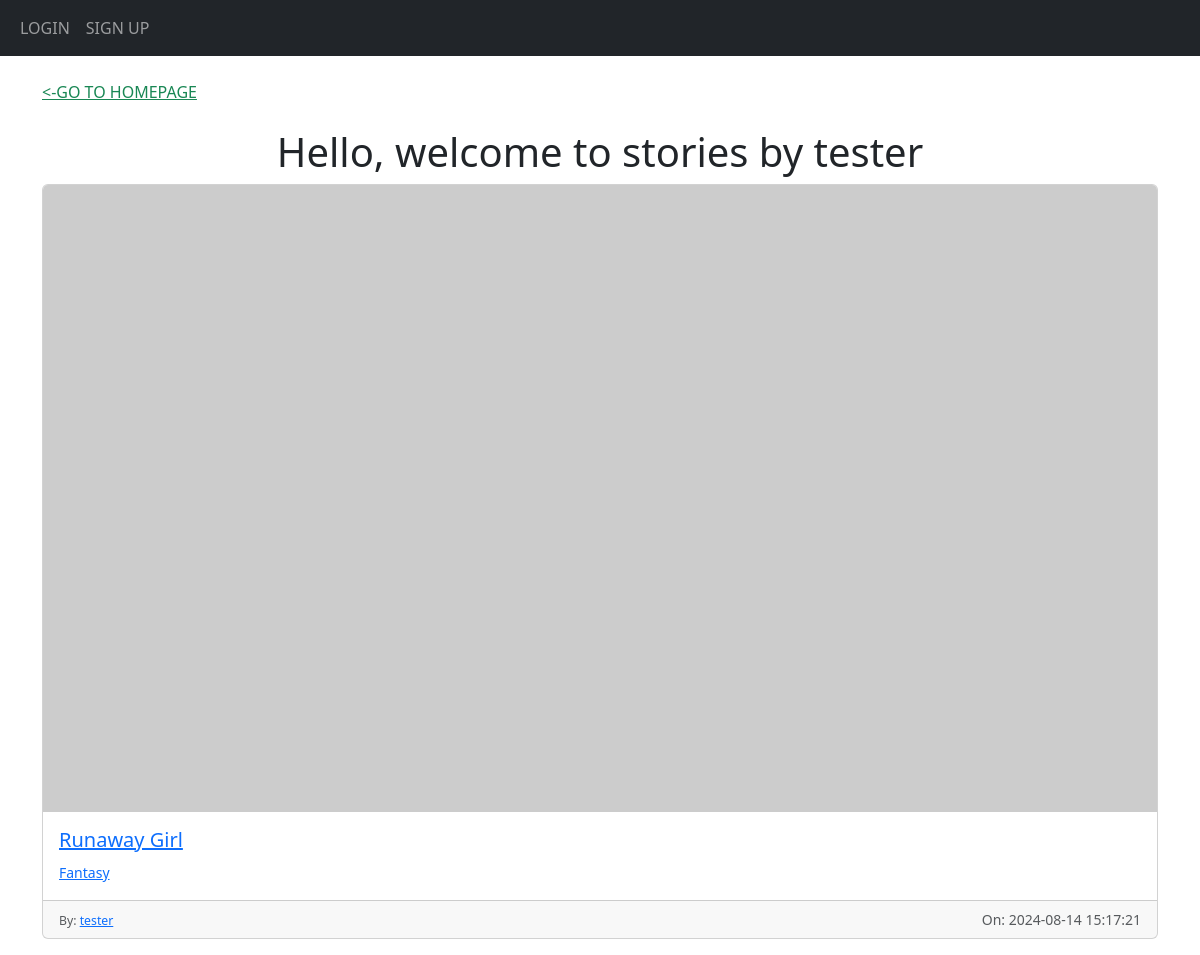
The app's page /view-stories/tester with its own data.
### myApp/models.py (models this page shows)
class User(db.Model, UserMixin):
    id = db.Column(db.Integer, primary_key=True)
    email = db.Column(db.String(240), unique=True)
    username = db.Column(db.String(240), unique=True)
    password = db.Column(db.String(240))
    date_created = db.Column(db.DateTime(timezone=True), default=func.now())
    stories = db.relationship('Stories', backref='user', passive_deletes=True)
    comments = db.relationship('Comments', backref='user', passive_deletes=True)

class Stories(db.Model):
    id = db.Column(db.Integer, primary_key=True)
    title = db.Column(db.String(240))
    image = db.Column(db.String(240))
    category = db.Column(db.String(240))
    content = db.Column(db.Text)
    date_created = db.Column(db.DateTime(timezone=True), default=func.now())
    author = db.Column(db.Integer, db.ForeignKey('user.id', ondelete='CASCADE'), nullable=False)
    Comments = db.relationship('Comments', backref='stories', passive_deletes=True)

### myApp/views.py (the view)
@views.route("/view-stories/<username>")
def view_user_stories(username):
    user = User.query.filter_by(username=username).first()
    if not user:
        flash("User not found!", category="error")
        return redirect(url_for('views.home'))
    user_stories = Stories.query.filter_by(author=user.id).all()
    title = f"{user.username}'s Stories"
    return render_template("view_user_stories.html", title=title, stories_data=user_stories)

### myApp/templates/view_user_stories.html (shortened to what this page needs)
{%extends "base.html"%}
{%block content%}
<div class="text-left mb-4 mt-4">
    <a class=" text-success" href="/"><-GO TO HOMEPAGE</a>
</div>
{% if stories_data %}
    {% if stories_data[0].author == current_user.id %}
        <h1 align="center">Hello {{ stories_data[0].user.username }}, welcome to your stories timeline</h1>
    {% else %}
        <h1 align="center">Hello, welcome to stories by {{ stories_data[0].user.username }}</h1>
    {% endif %}
{% endif %}
{% for storie in stories_data %}
<div class="card mb-3">
    <a href="/view-storie/{{ storie.id }}">
    {%if storie.image == ''%}
    <img src="https://picsum.photos/1280/720" class="card-img-top" alt="...">
    {%else%}
    <img src="{{storie.image}}" class="card-img-top" alt='{{storie.title}}'>
    {%endif%}
    <div class="card-body">
        <h5 class="card-title">{{storie.title}}</h5>
        <p class="card-text"><small class="text-muted"><a href="/storie/{{storie.category}}">{{storie.category}}</a></small></p>
    </div>
    <div class="card-footer">
        <small class="text-muted
        {% if storie.user_id == current_user.id %}
        float-start
        {% endif %}
        ">
        {% if storie.author == current_user.id %}
        <div class="btn-group">
            <button
            type="button"
            data-bs-toggle="dropdown"
            class="btn btn-sm btn-secondary dropdown-toggle"
            ></button>
            <ul class="dropdown-menu">
                <li><a href="/edit-storie/{{storie.id}}" class="btn btn-primary dropdown-item">Edit</a></li>
                <li><a href="/delete-storie/{{storie.id}}" class="btn btn-danger dropdown-item">Delete</a></li>
            </ul>
        </div>
        {%else%}
        <small >By: <a href="/stories/{{storie.username}}">{{storie.user.username}}</a></small>
        {% endif %}
        </small>
        <small class="text-muted float-end">On: {{storie.date_created}}</small>
        </div>
    </a>
</div>
{%endfor%}
{%endblock%}

### records on screen
User: username "tester"
Stories: title "Runaway Girl", category "Fantasy", user.username "tester", date_created "2024-08-14 15:17:21"
